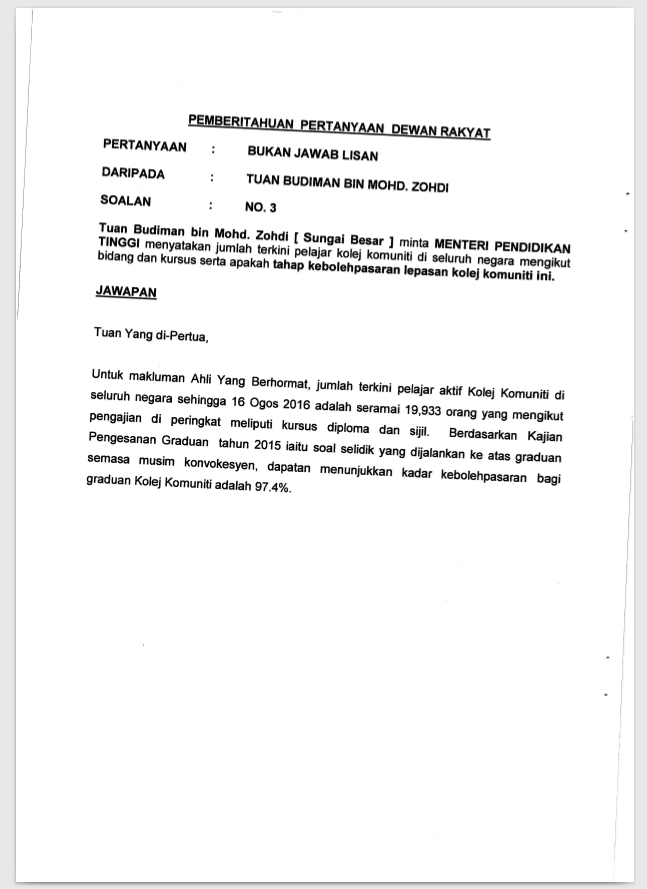
#> input picture resources/malay.png, 647 x 889 px
$ jupyter execute skew_detection_based_on_horizontal_projections.ipynb
#> lines starting #> are read from the running program, lines starting #| are printed output that depends on the picture
<a href="https://colab.research.google.com/github/muthuspark/ml_research/blob/master/skew_detection_based_on_horizontal_projections.ipynb" target="_parent"></a>

[cell 1]
from skimage.io import imread
import matplotlib.pyplot as plt
from skimage.color import rgb2gray

#get image and convert it to grayscale
sample1 = 'https://cdn.instructables.com/F92/1G4I/IJX58MRB/F921G4IIJX58MRB.LARGE.jpg?auto=webp&width=350'
sample2 = "https://cdn.instructables.com/F92/1G4I/IJX58MRB/F921G4IIJX58MRB.LARGE.jpg"
sample3 = "https://docparser.com/blog/wp-content/uploads/2017/11/ocr-accuracy-1-1024x285.png"
sample4 = "https://i.stack.imgur.com/sxRq9.jpg"
sample5 = "https://media-cdn.tripadvisor.com/media/photo-s/04/d0/50/1d/del-frisco-s.jpg"
sample6 = "resources/malay.png"
img = rgb2gray(imread(sample6))
#> img: shape (889, 647) float64; min 0, max 1, mean 0.959
plt.imshow(img, cmap="gray")

[cell 2]
from skimage.filters import sobel
from skimage.util import invert

sobel_image = invert(sobel(img))
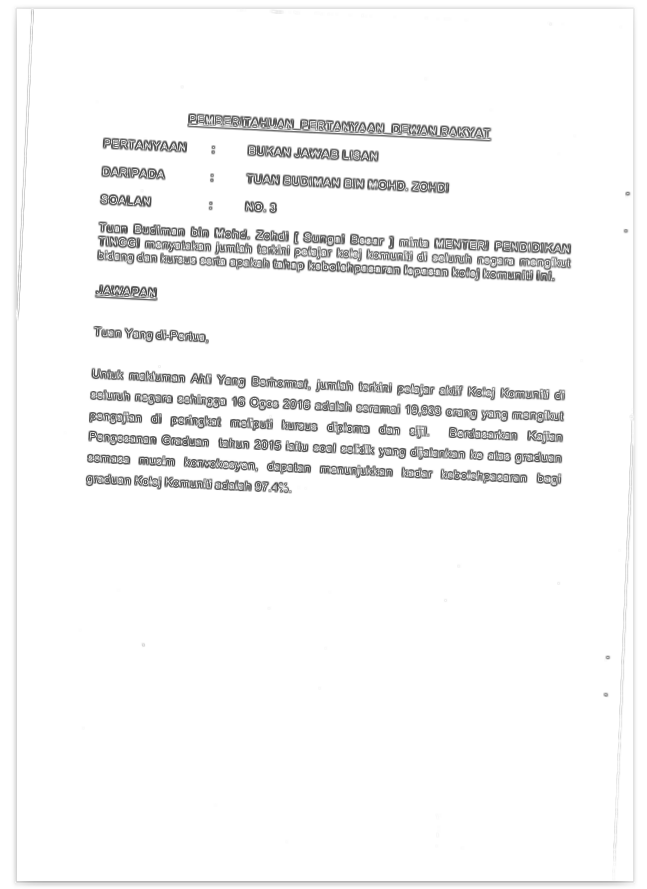
#> sobel_image: shape (889, 647) float64; min 0.258, max 1, mean 0.965
plt.imshow(sobel_image)

[cell 3]
import numpy as np
from skimage.transform import rotate

#find the horizontal projection of all the rows in the image
#rotate the image between angles -10 to 10 degrees and find the angle which gives the least median of horizontal projection
def horizontal_projections(sobel_image):
  sum_of_cols = []
  rows,cols = sobel_image.shape
  for row in range(rows-1):
    sum_of_cols.append(np.sum(sobel_image[row,:]))

  return sum_of_cols

### horizontal projections on line plot

[cell 4]
fig, ax = plt.subplots(nrows=20, figsize=(20,50))
for index,angle in enumerate(range(-10,10)):
  ax[index].set_title('angle:'+str(angle))
  hp = horizontal_projections(rotate(sobel_image, angle, cval=1))
  xv = []
  yv = []
  for i, y in enumerate(hp):
    xv.append(i)
    yv.append(y)
  ax[index].plot(yv)
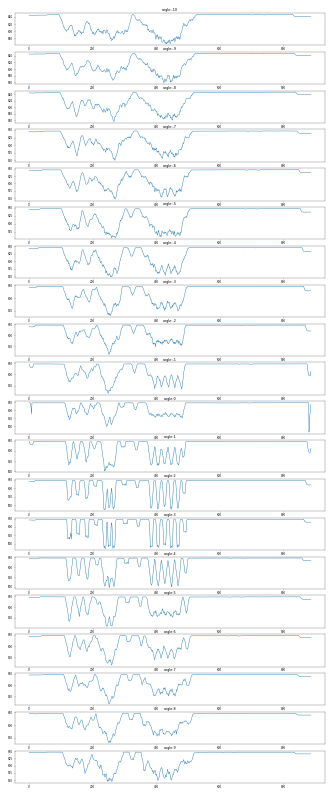
#> figure drawn by matplotlib, 20 panels; panel 1: curve peaks at x = 787, y = 646.6; panel 2: curve peaks at x = 783, y = 646.6; panel 3: curve peaks at x = 779, y = 646.6; panel 4: curve peaks at x = 774, y = 646.6

### box plot of these horizontal projections

[cell 5]
fig, ax = plt.subplots(nrows=20, figsize=(10,50))
for index,angle in enumerate(range(-10,10)):
  hp = horizontal_projections(rotate(sobel_image, angle, cval=1))
  xv = []
  yv = []
  for i, y in enumerate(hp):
    xv.append(i)
    yv.append(y)
  ax[index].set_title('angle:'+str(angle)+', median:'+str(np.median(hp)))
  ax[index].boxplot(yv)
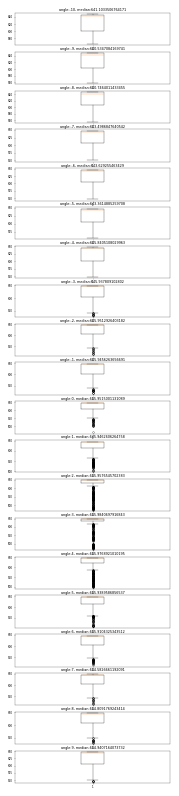
#> figure drawn by matplotlib, 20 panels

### extract the angle which gave me the highest median.

[cell 6]
rows,cols = sobel_image.shape
#> rows = 889; cols = 647
predicted_angle = 0
highest_hp = 0
for index,angle in enumerate(range(-10,10)):
  hp = horizontal_projections(rotate(sobel_image, angle, cval=1))
  median_hp = np.median(hp)
  if highest_hp < median_hp:
    predicted_angle = angle
    highest_hp = median_hp
#> this loop made 20 passes
#> (median_hp, highest_hp) on passes 1, 4, 5, 7, 8, 9, 11, 13, 14: (641.1, 641.1), (643.5, 643.5), (643.6, 643.6), (645.8, 645.8), (645.9, 645.9), (646, 646), (646, 646), (646, 646), (646, 646)
#> median_hp on passes 2, 3, 6, 10, 12, 15: 640.5, 640.7, 643.4, 645.9, 645.9, 646
#> after the loop, highest_hp = 646; predicted_angle = 3

fig, ax = plt.subplots(ncols=2, figsize=(20,10))
ax[0].set_title('original image grayscale')
ax[0].imshow(img, cmap="gray")
ax[1].set_title('original image rotated by angle'+str(predicted_angle))
ax[1].imshow(rotate(img, predicted_angle, cval=1), cmap="gray")
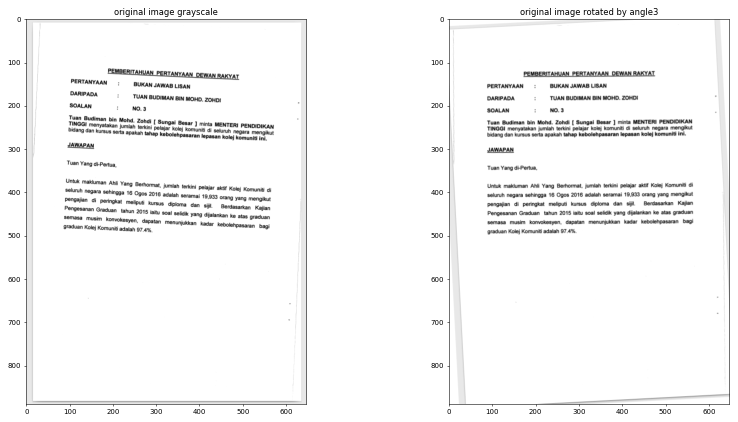
#> figure drawn by matplotlib, 2 panels

$ run again, with resources/Snip20191025_21.png copied over resources/malay.png
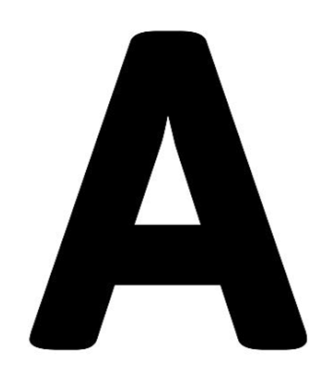
#> input picture resources/Snip20191025_21.png, 335 x 379 px
#> `sobel_image = invert(sobel(img))`:
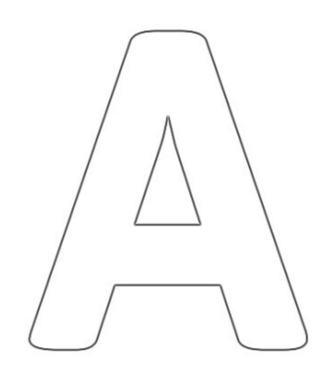
#> sobel_image: shape (379, 335) float64; min 0.294, max 1, mean 0.984
#> the loop `for index,angle in enumerate(range(-10,10)):` made 20 passes
#> (median_hp, highest_hp) on passes 1, 2, 3, 4, 10, 11: (329.5, 329.5), (329.6, 329.6), (329.8, 329.8), (330, 330), (330.5, 330.5), (331.2, 331.2)
#> after the loop `for index,angle in enumerate(range(-10,10)):`: highest_hp = 331.2; predicted_angle = 0
#> `[cell 6] rows,cols = sobel_image.shape predicted_angle = 0 highest_hp ..`:
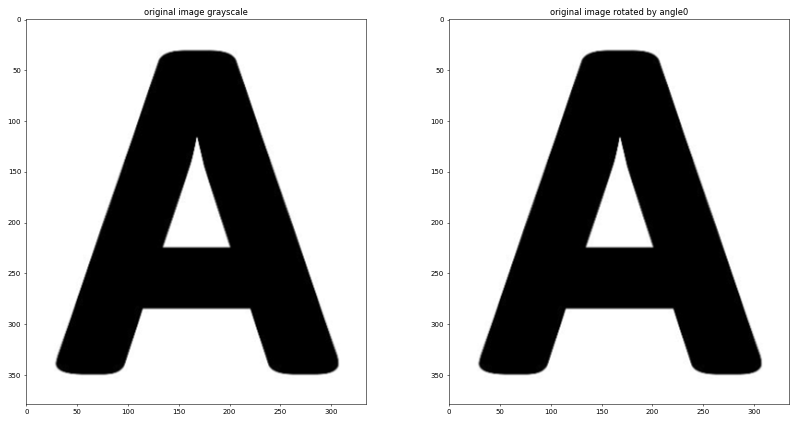
#> figure drawn by matplotlib, 2 panels

$ run again, with resources/biggerimage.png copied over resources/malay.png
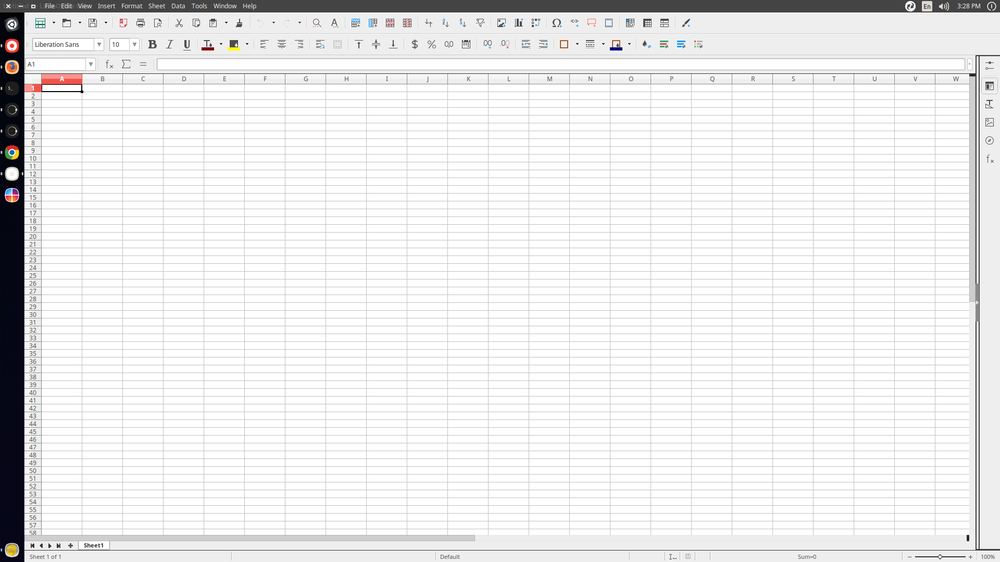
#> input picture resources/biggerimage.png, 1000 x 562 px, shrunk from 1920 x 1080 before the run
#> `sobel_image = invert(sobel(img))`:
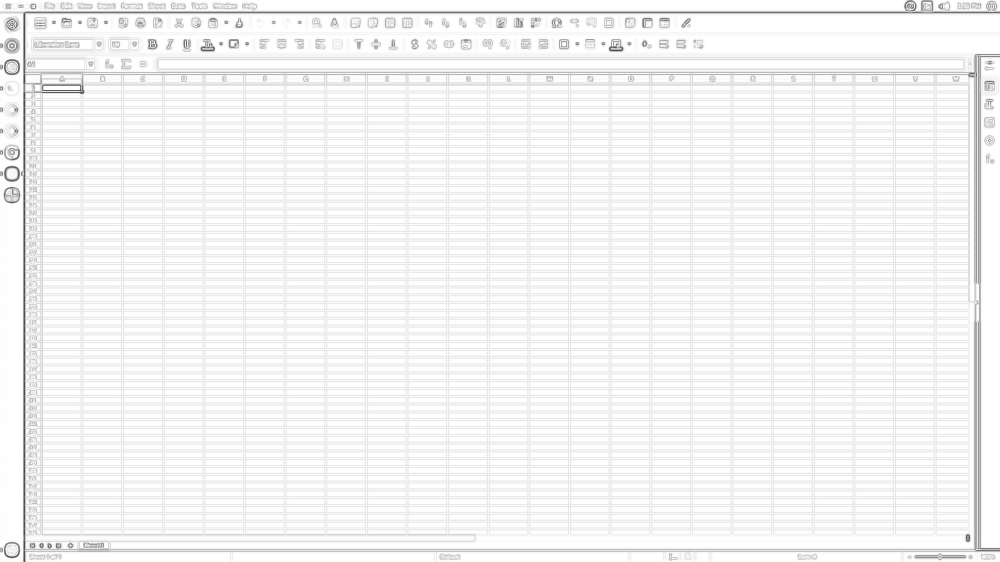
#> sobel_image: shape (562, 1000) float64; min 0.275, max 1, mean 0.961
#> the loop `for index,angle in enumerate(range(-10,10)):` made 20 passes
#> (median_hp, highest_hp) on passes 1, 2, 11: (966.6, 966.6), (966.8, 966.8), (978.4, 978.4)
#> after the loop `for index,angle in enumerate(range(-10,10)):`: highest_hp = 978.4; predicted_angle = 0
#> `[cell 6] rows,cols = sobel_image.shape predicted_angle = 0 highest_hp ..`:
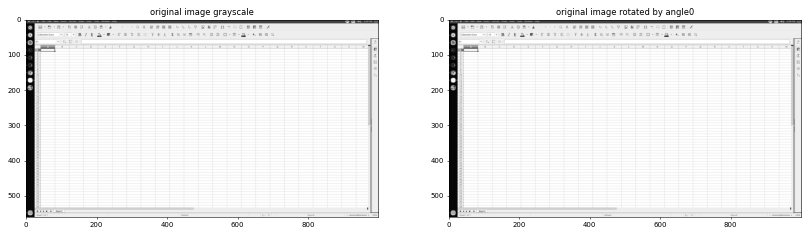
#> figure drawn by matplotlib, 2 panels

$ run again, with resources/blank-sudoku-grid.png copied over resources/malay.png
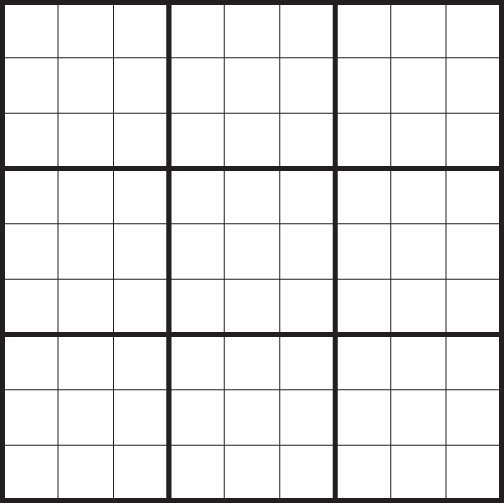
#> input picture resources/blank-sudoku-grid.png, 504 x 504 px
#> `sobel_image = invert(sobel(img))`:
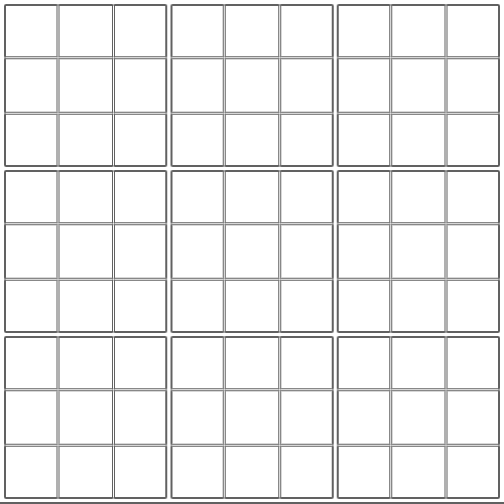
#> sobel_image: shape (504, 504) float64; min 0.344, max 1, mean 0.942
#> the loop `for index,angle in enumerate(range(-10,10)):` made 20 passes
#> (median_hp, highest_hp) on passes 1, 2, 3, 9, 10, 11: (477.5, 477.5), (478.5, 478.5), (480.6, 480.6), (489.1, 489.1), (489.2, 489.2), (489.2, 489.2)
#> after the loop `for index,angle in enumerate(range(-10,10)):`: highest_hp = 489.2; predicted_angle = 0
#> `[cell 6] rows,cols = sobel_image.shape predicted_angle = 0 highest_hp ..`:
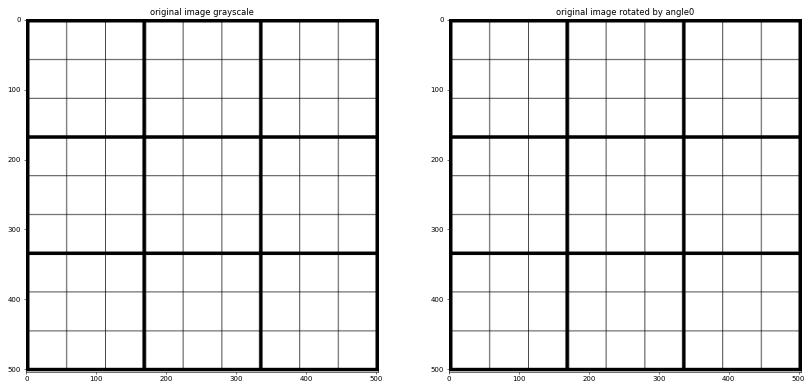
#> figure drawn by matplotlib, 2 panels
